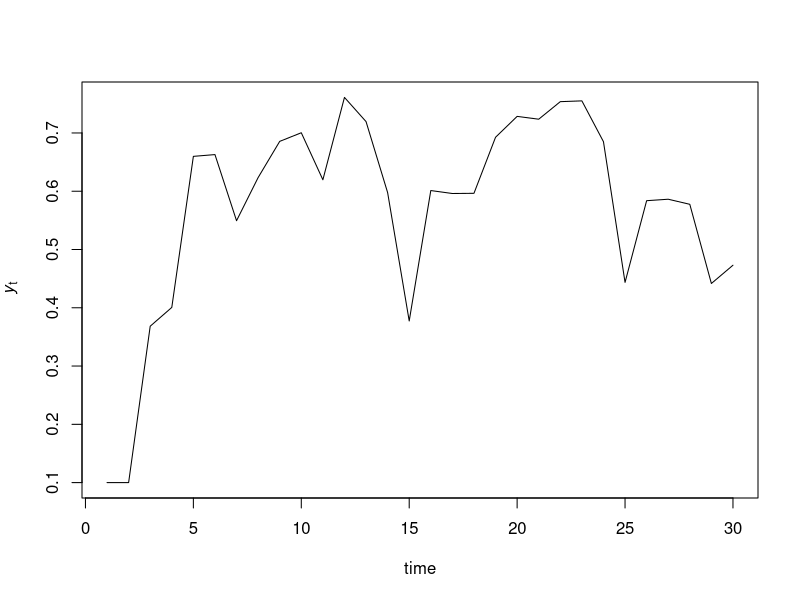
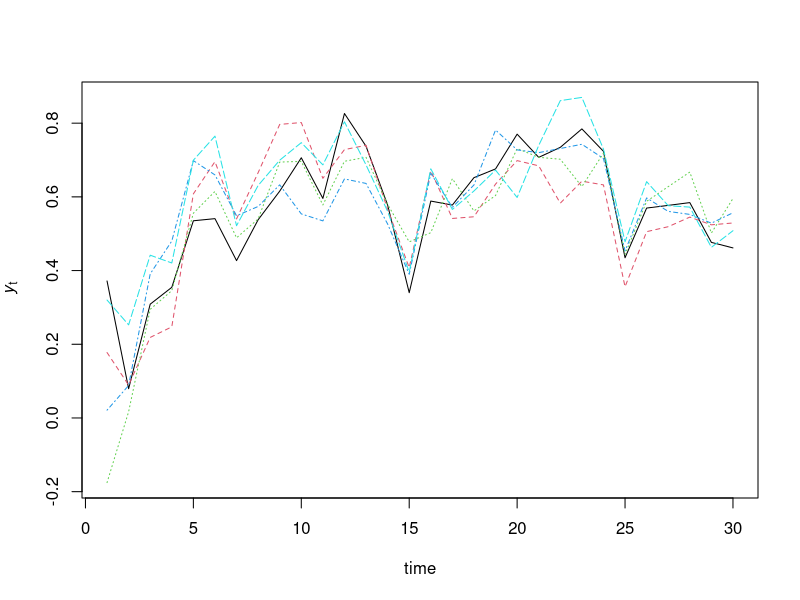
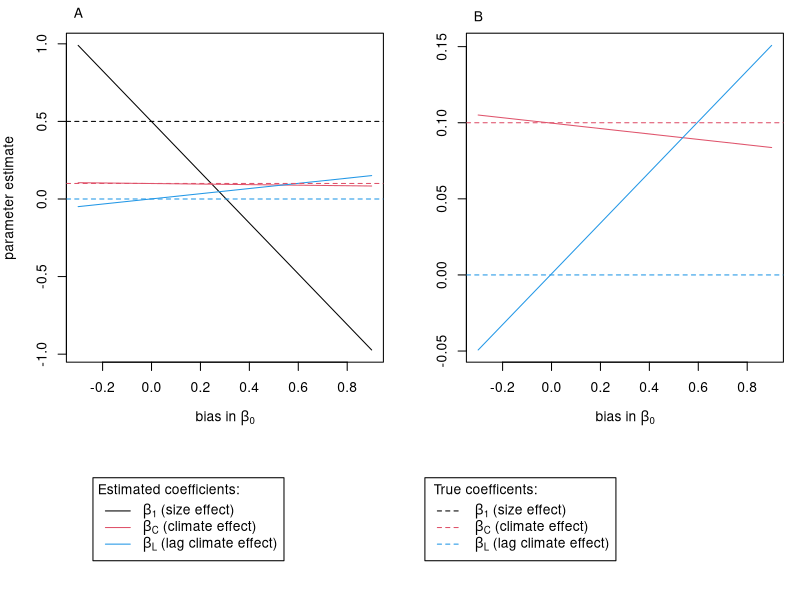
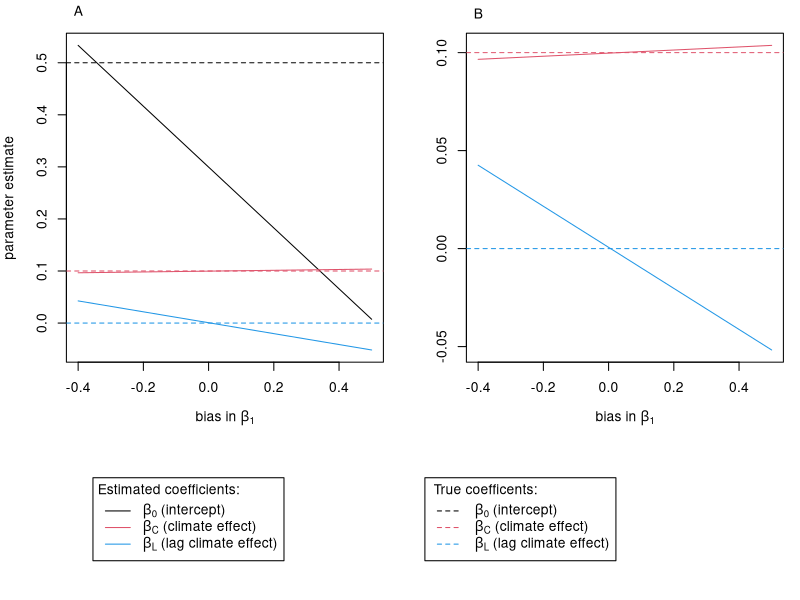
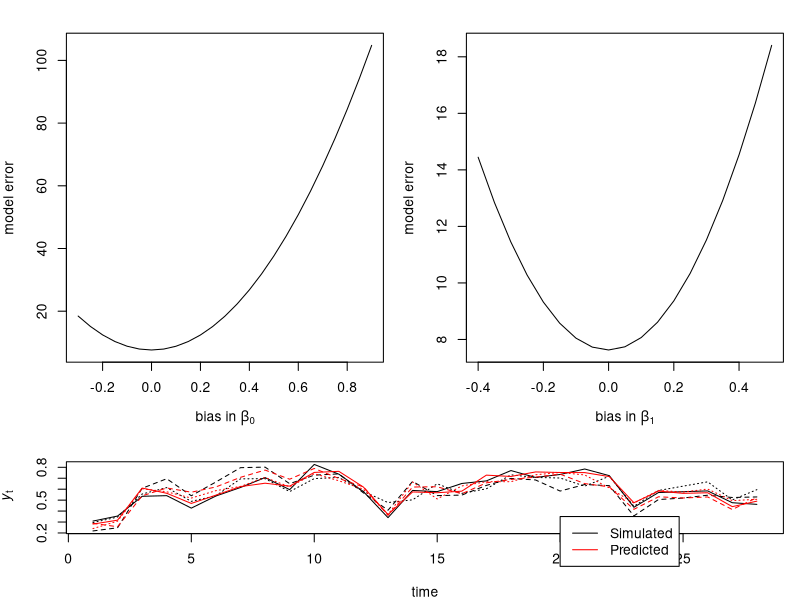

Write R code to recreate these figures, in order.
## ---- chunk 1
rm(list = ls())
library(tidyverse)
set.seed(1)
## ---- chunk 2
t <- 30 # time 
y <- rep(NA, t) # log size 
b0 <- 0.3  # intercept 
b1 <- 0.5  # size coefficient 
bC <- 0.1  # growth year climate effect 
bL <- 0    # lag climate effect 
init_size <- 0.1 
C <- rnorm(t)  # Annual climate effects 

# Run model: 
y[1:2] <- init_size # start at two so that lag climate effects are valid 

for( i in 2:(t-1)){ 
  y[i+1] <- b0 + b1*y[i] + bC*C[i] + bL*C[i-1]
}

basic_ylab <- expression( ~ italic(y)[t] )
basic_xlab <- 'time'

plot(1:t, y, type = 'l', xlab = basic_xlab, ylab = basic_ylab)

## ---- chunk 3
n <- 100 # poppulation size 
init_size <- rnorm(n, 0.1, 0.2)

y <- matrix( NA, nrow = t, ncol = n) # size, columns are individuals, rows is time
y[1:2, 1:n] <- init_size

eps <- matrix( rnorm( t*n, 0, 0.05), t, n, byrow = T)  # plant by year error

for( i in 2:(t-1)){ 
  y[i+1, ] <- b0 + b1*y[ i, ] + bC*C[i] + bL*C[i-1] + eps[i, ]
}

matplot(  y[, 1:5] , type = 'l', xlab = basic_xlab, ylab = basic_ylab ) # plot first five plants 

## ---- chunk 4

size_dat <- 
  data.frame(time = 1:t, C = C, y) %>% 
  gather( plant, size, starts_with('X')) %>% 
  group_by( plant) %>% 
  mutate( size0 = lag(size), 
          C0 = lag(C),       # use C0 to identify climate during transition from t to t+1
          C_L = lag(C0))     # use CL to identify climate prior to t


m1 <- lm(data = size_dat, size ~ size0 + C0 + C_L)
summary(m1)

## ---- chunk 5

nls_mod1 <- nls(size ~ beta0 + beta1*size0 + betaC*C0 + betaCL*C_L, data = size_dat, start = list(beta0 = 0 , beta1 = 0.1, betaC = 0, betaCL = 0 ))
summary( nls_mod1)

## ---- chunk 6

bias1 <- seq(-0.3, 0.9, by = 0.05)
beta0_fixed <- b0 + bias1

nls_mods_bias1 <- list()
for ( i in 1:length(beta0_fixed)){ 
  nls_mods_bias1[[i]] <- nls(size ~ beta0_fixed[i] + beta1*size0 + betaC*C0 + betaCL*C_L, data = size_dat, start = list(beta1 = 0.1, betaC = 0, betaCL = 0 ))
}  

estimates <- data.frame( bias = bias1, do.call( bind_rows, lapply( nls_mods_bias1, coef )  ))

xlab_fig3 <- expression( bias ~ "in" ~ beta[0])

## divide the device into two rows and two columns
## allocate figure 1 all of row 1
## allocate figure 2 the intersection of column 2 and row 2

layout(matrix(c(1,2,3,3), 2, 2, byrow = TRUE), widths = (c(10,10)), heights = (c(10,4)))
par(xpd = T, mar = c(4, 4, 2, 1))
matplot( x = bias1,  estimates[, c('beta1', 'betaC', 'betaCL' ) ], 
         type = 'l', 
         lty = 1, 
         col = c(1,2,4), 
         ylab = 'parameter estimate', xlab = xlab_fig3 ) 
abline(h = c(b1, bC, bL) , lty = 2,  col = c(1,2,4), xpd = F)
text( -0.3, 1.2, labels = 'A', xpd = T)

matplot( x = bias1,  estimates[, c('betaC', 'betaCL' ) ], 
         type = 'l', 
         lty = 1, 
         col = c(2,4), 
         ylab = '', 
         xlab = xlab_fig3 ) 

abline(h = c(bC, bL) , lty = 2,  col = c(2,4), xpd = F)
text( -0.3, 0.17, labels = 'B', xpd = T)

plot.new()
legend( x = 0, y = 0.8, 
        title = 'Estimated coefficients:',
        title.adj = 0.1,
        legend =  c(
          expression( beta[1] ~ "(size effect)"), 
          expression( beta[C] ~ "(climate effect)"), 
          expression( beta[L] ~ "(lag climate effect)")), 
        col = c(1,2,4), 
        lty = 1)
legend( x = 0.5, y = 0.8, 
        title = 'True coefficents:',
        title.adj = 0.1,
        legend =  c(
          expression( beta[1] ~ "(size effect)"), 
          expression( beta[C] ~ "(climate effect)"), 
          expression( beta[L] ~ "(lag climate effect)")), 
        col = c(1,2, 4), 
        lty = 2)

## ---- chunk 7
bias2 <- seq(-0.4, 0.5, by = 0.05)
beta1_fixed <- b1 + bias2 

nls_mods_bias2 <- list()
for ( i in 1:length(beta1_fixed)){ 
  nls_mods_bias2[[i]] <- nls(size ~ beta0 + beta1_fixed[i]*size0 + betaC*C0 + betaCL*C_L, data = size_dat, start = list(beta0 = 0.1, betaC = 0, betaCL = 0 ))
}  

estimates <- data.frame( bias = bias2, do.call( bind_rows, lapply( nls_mods_bias2, coef )  ))

xlab_fig4 <- expression( bias ~ "in" ~ beta[1])
layout(matrix(c(1,2,3,3), 2, 2, byrow = TRUE), widths = (c(10,10)), heights = (c(10,4)))
par(xpd = T, mar = c(4, 4, 2, 1))
matplot( x = bias2,  estimates[, c('beta0', 'betaC', 'betaCL' ) ], 
         type = 'l', 
         lty = 1, 
         col = c(1,2,4), 
         ylab = 'parameter estimate', xlab = xlab_fig4 ) 
abline(h = c(b1, bC, bL) , lty = 2,  col = c(1,2,4), xpd = F)
text( -0.4, 0.6, labels = 'A', xpd = T)

matplot( x = bias2,  estimates[, c('betaC', 'betaCL' ) ], type = 'l', lty = 1, col = c(2,4), 
         ylab = '', 
         xlab = xlab_fig4 ) 
abline(h = c(bC, bL) , lty = 2,  col = c(2,4), xpd = F)
text( -0.4, 0.12, labels = 'B', xpd = T)

plot.new()
legend( x = 0, y = 0.8, 
        title = 'Estimated coefficients:',
        title.adj = 0.1,
        legend =  c(
          expression( beta[0] ~ "(intercept)"), 
          expression( beta[C] ~ "(climate effect)"), 
          expression( beta[L] ~ "(lag climate effect)")), 
        col = c(1,2,4), 
        lty = 1)
legend( x = 0.5, y = 0.8, 
        title = 'True coefficents:',
        title.adj = 0.1,
        legend =  c(
          expression( beta[0] ~ "(intercept)"), 
          expression( beta[C] ~ "(climate effect)"), 
          expression( beta[L] ~ "(lag climate effect)")), 
        col = c(1,2, 4), 
        lty = 2)

## ---- chunk 8

# Evaluate model errors 
dev1 <- unlist (lapply( nls_mods_bias1, deviance ))
plot( bias1, dev1, type = 'l', ylab = 'model error', xlab = expression( bias ~ "in" ~ beta[0]))

## ---- chunk 9

dev2 <- unlist (lapply( nls_mods_bias2, deviance ))
plot( bias2, dev2, type = 'l', ylab = 'model error',  xlab = expression( bias ~ "in" ~ beta[1]))

## ---- chunk 10
# one step a head predictions 

y_pred_bias1 <- lapply( nls_mods_bias1, predict)
y_pred_bias2 <- lapply( nls_mods_bias2, predict)
y_pred <- matrix( y_pred_bias1[[5]], t-2, n)

matplot(  y[-c(1:2), 1:3] , type = 'l', xlab = basic_xlab, ylab = basic_ylab, col = 'black') # plot first three plants 
matpoints(  y_pred[, 1:3] , type = 'l', xlab = basic_xlab, ylab = basic_ylab, col = 'red') # plot first three plants 
legend( 20, 0.35, c('Simulated', 'Predicted'), col = c('black', 'red'), xpd = T, lty = 1)

